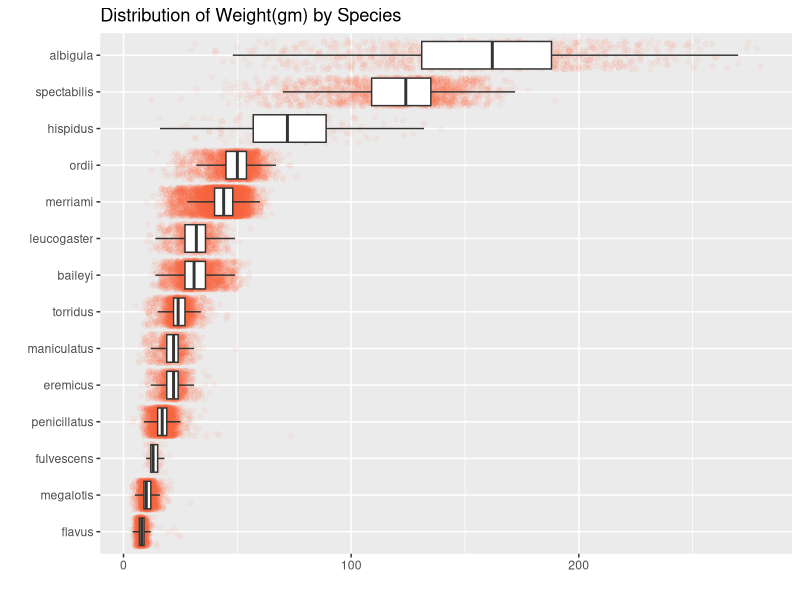
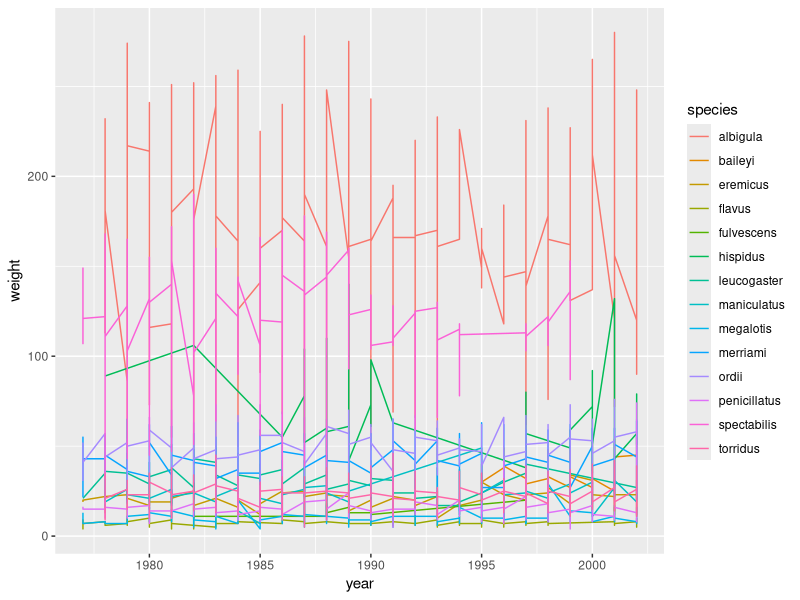
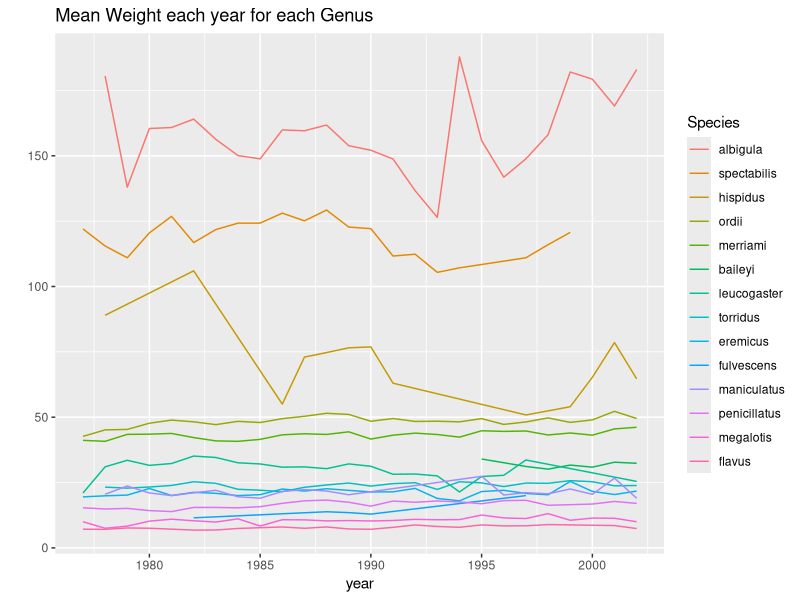
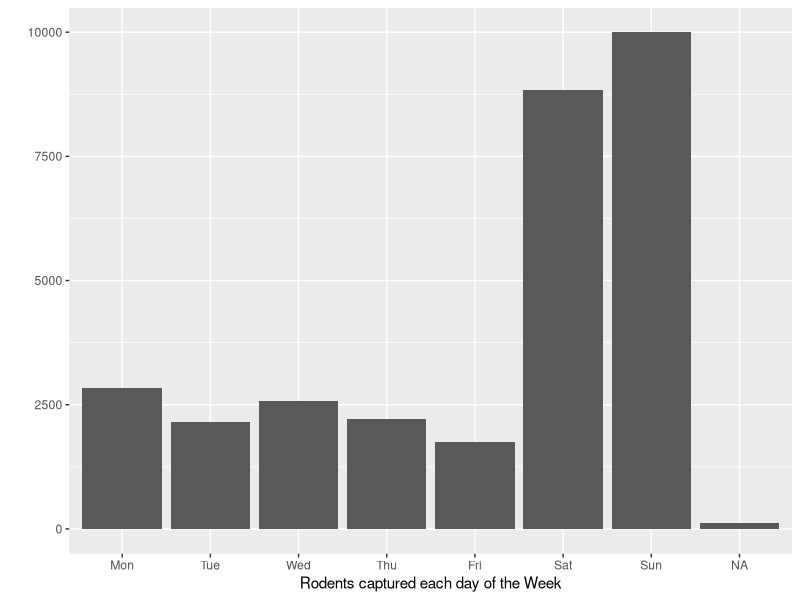
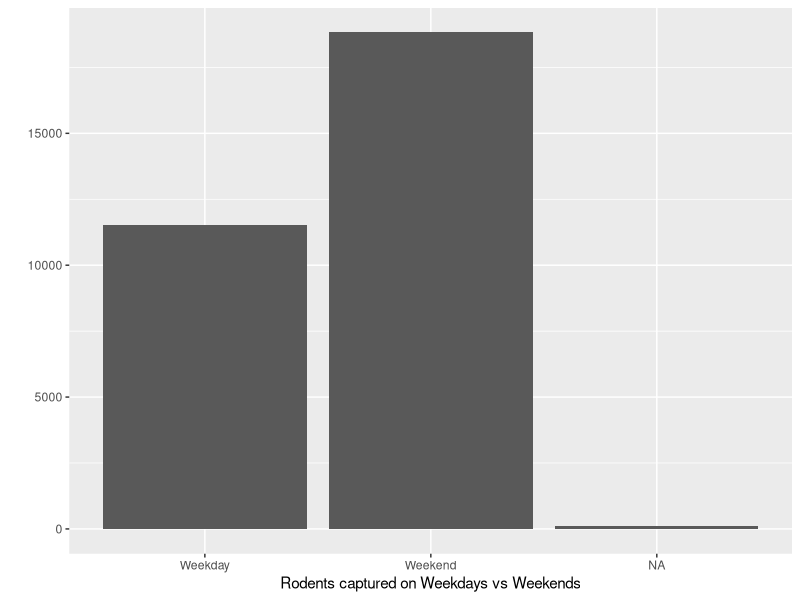

These charts were generated, in order, by the following R code:
## ---- chunk 1
#| message = FALSE
library(tidyverse)
library(here)
survey = read_csv(here("data", "surveys.csv"))
## ---- chunk 2
#1/2
ggplot(data = survey, mapping = aes(x = weight, y = fct_reorder(species, weight))) +
  geom_jitter(color = "tomato", alpha = 0.05) +
  geom_boxplot(outlier.shape = NA) +
  labs(y = "", x = "", title = "Distribution of Weight(gm) by Species")
## ---- chunk 3
survey |> 
  ggplot(mapping = aes(x = year, y = weight, color = species)) +
  geom_line()
## ---- chunk 4
options(dplyr.summarise.inform = FALSE)

survey |> 
  group_by(species, year) |> 
  summarize("Mean Weight" = mean(weight)) |> 
  ggplot(mapping = aes(
    x = year, 
    y = `Mean Weight`, 
    #3
    color = fct_reorder2(species, year, `Mean Weight`))) +
  geom_line() +
  #4
  labs(color = "Species", title = "Mean Weight each year for each Genus", y = "")
## ---- chunk 5
#1/2
survey <- survey |> 
  mutate(day_of_week = as.factor(day_of_week))

survey |> 
  ggplot(mapping = aes(
    x = fct_relevel(day_of_week, "Mon", "Tue", "Wed", "Thu", "Fri", "Sat", "Sun"))) +
  geom_bar() +
  labs(x = "Rodents captured each day of the Week", y = "")
## ---- chunk 6
#3
survey |> 
  mutate(day_of_week = fct_collapse(day_of_week, 
    Weekday = c("Mon", "Tue", "Wed", "Thu", "Fri"),
    Weekend = c("Sat", "Sun"))) |> 
  ggplot(mapping = aes(x = day_of_week)) +
  geom_bar() +
  labs(x = "Rodents captured on Weekdays vs Weekends", y = "")

